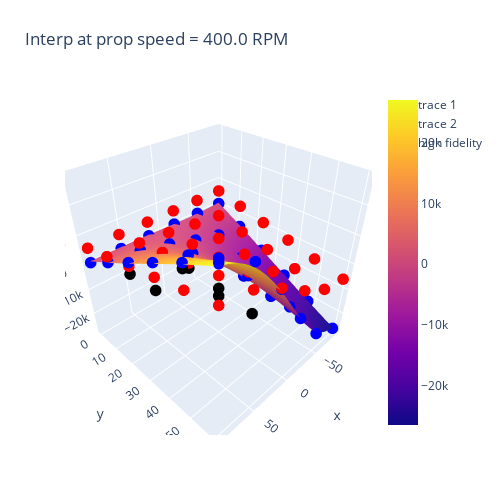

Notebook code cell kept with this figure:
### Markdown cell above
Now we can plot

### Code cell
noise_plot_trend_df = lf_noise_df[lf_noise_df.propspeed == rpm]
fig = go.Figure(
    data=[
        go.Surface(
            z=mfk_mat_plt,
            y=airspeed_mat_i[:, :, 0],
            x=discangle_mat_i[:, :, 0],
        ),
        go.Scatter3d(
            x=noise_plot_trend_df.discangle,
            y=noise_plot_trend_df.airspeed,
            z=noise_plot_trend_df.load_noise,
            mode="markers",
            marker=dict(color="black", size=4),
        ),
        go.Scatter3d(
            x=noise_plot_trend_df.discangle,
            y=noise_plot_trend_df.airspeed,
            z=noise_plot_trend_df.load,
            mode="markers",
            marker=dict(color="red", size=4),
        ),
        go.Scatter3d(
            x=hf_plot_trend_df.discangle,
            y=hf_plot_trend_df.airspeed,
            z=hf_plot_trend_df.load,
            mode="markers",
            marker=dict(color="blue", size=4),
            name="high fidelity",
        ),
    ]
)

fig.update_layout(
    title=f"Interp at prop speed = {plot_rpm} RPM",
    autosize=False,
    width=500,
    height=500,
    margin=dict(l=65, r=50, b=65, t=90),
)

fig.show()

### Figure 1 — Plotly figure (JSON) as saved in the notebook; plotly's stock layout.template omitted (floating-point values rounded to 4 significant figures; data arrays with more than 128 entries replaced by an {"elided": "..."} marker saying what was removed)
{"data": [{"type": "surface", "x": {"elided": "57x58 float values"}, "y": {"elided": "57x58 float values"}, "z": {"elided": "57x58 float values"}}, {"marker": {"color": "black", "size": 4}, "mode": "markers", "type": "scatter3d", "x": [-90, -90, -90, -90, -90, -90, -54, -54, -54, -54, -54, -54, -18, -18, -18, -18, -18, -18, 18.0, 18.0, 18.0, 18.0, 18.0, 18.0, 54, 54, 54, 54, 54, 54, 90, 90, 90, 90, 90, 90], "y": [0, 12, 24, 36.0, 48, 60, 0, 12, 24, 36.0, 48, 60, 0, 12, 24, 36.0, 48, 60, 0, 12, 24, 36.0, 48, 60, 0, 12, 24, 36.0, 48, 60, 0, 12, 24, 36.0, 48, 60], "z": [5760, 3456, 1152.0, -1152.0, -3456.0, -5760, 5760, 3896.0, 2032.0, 168.1, -1696.0, -3560.0, 5760, 5048.0, 4336.0, 3624.0, 2912.0, 2200.0, 5760, 6472.0, 7184.0, 7896.0, 8608.0, 9320.0, 5760, 7624.0, 9488.0, 9762.0, 6853.0, 8020.0, 5760, 8064.0, 7821.0, 8612.0, 20920.0, 21740.0]}, {"marker": {"color": "red", "size": 4}, "mode": "markers", "type": "scatter3d", "x": [-90, -90, -90, -90, -90, -90, -54, -54, -54, -54, -54, -54, -18, -18, -18, -18, -18, -18, 18.0, 18.0, 18.0, 18.0, 18.0, 18.0, 54, 54, 54, 54, 54, 54, 90, 90, 90, 90, 90, 90], "y": [0, 12, 24, 36.0, 48, 60, 0, 12, 24, 36.0, 48, 60, 0, 12, 24, 36.0, 48, 60, 0, 12, 24, 36.0, 48, 60, 0, 12, 24, 36.0, 48, 60, 0, 12, 24, 36.0, 48, 60], "z": [5760, 3456, 1152.0, -1152.0, -3456.0, -5760, 5760, 3896.0, 2032.0, 168.1, -1696.0, -3560.0, 5760, 5048.0, 4336.0, 3624.0, 2912.0, 2200.0, 5760, 6472.0, 7184.0, 7896.0, 8608.0, 9320.0, 5760, 7624.0, 9488.0, 11350.0, 13220.0, 15080.0, 5760, 8064.0, 10368, 12670.0, 14976, 17280]}, {"marker": {"color": "blue", "size": 4}, "mode": "markers", "name": "high fidelity", "type": "scatter3d", "x": [-90, -90, -90, -90, -90, -90, -54, -54, -54, -54, -54, -54, -18, -18, -18, -18, -18, -18, 18.0, 18.0, 18.0, 18.0, 18.0, 18.0, 54, 54, 54, 54, 54, 54, 90, 90, 90, 90, 90, 90], "y": [0, 12, 24, 36.0, 48, 60, 0, 12, 24, 36.0, 48, 60, 0, 12, 24, 36.0, 48, 60, 0, 12, 24, 36.0, 48, 60, 0, 12, 24, 36.0, 48, 60, 0, 12, 24, 36.0, 48, 60], "z": [562.4, -4918.0, -10400.0, -15880.0, -21360.0, -26840.0, 562.4, -3871.0, -8305.0, -12740.0, -17170.0, -21610.0, 562.4, -1131.0, -2825.0, -4518.0, -6212.0, -7905.0, 562.4, 2256.0, 3949.0, 5643.0, 7336.0, 9030.0, 562.4, 4996.0, 9430.0, 13860.0, 18300.0, 22730.0, 562.4, 6043.0, 11520.0, 17000.0, 22480.0, 27960.0]}], "layout": {"autosize": false, "height": 500, "margin": {"b": 65, "l": 65, "r": 50, "t": 90}, "title": {"text": "Interp at prop speed = 400.0 RPM"}, "width": 500}}
